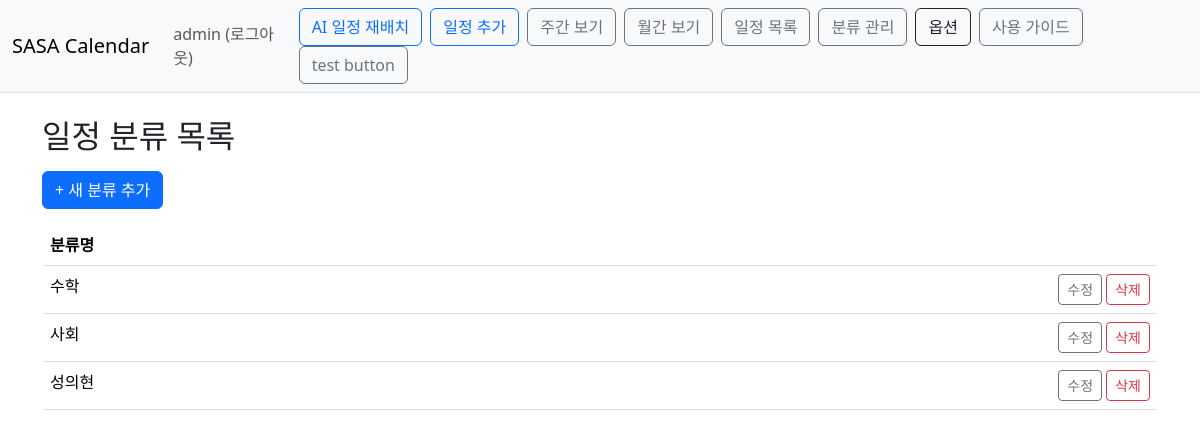
The app's page /calendar/schedule-type/list/ (signed in), older data.
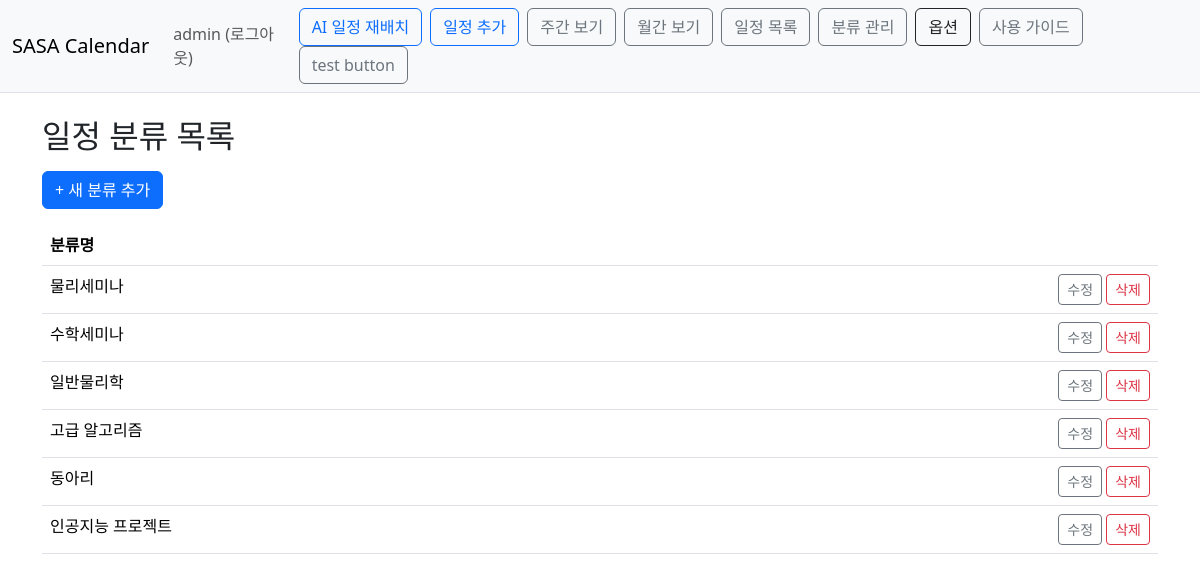
The same page, newer data.
### Calendar/models.py (models this page shows, shortened)
class ScheduleType(models.Model):
    name=models.CharField(max_length=50,blank=True)
    owner=models.ForeignKey(User, on_delete=models.CASCADE)

### Calendar/views.py (the view)
# urls.py: path('schedule-type/list/', views.schedule_type_list, name='schedule_type_list'),
@login_required(login_url='common:login')
def schedule_type_list(request):
    types = ScheduleType.objects.filter(owner=request.user)
    return render(request, 'calendar/schedule_type_list.html', {'types': types,'has_ai_session': 'ai_result_json' in request.session})

### templates/calendar/schedule_type_list.html
{% extends 'base.html' %}
{% block content %}
<div class="container py-4">
  <h2 class="mb-3">일정 분류 목록</h2>
  <a href="{% url 'calendar:schedule_type_create' %}" class="btn btn-primary mb-3">+ 새 분류 추가</a>
  <table class="table table-hover">
    <thead>
      <tr>
        <th>분류명</th>
        <th></th>
      </tr>
    </thead>
    <tbody>
      {% for t in types %}
      <tr>
        <td>{{ t.name }}</td>
        <td class="text-end">
          <a href="{% url 'calendar:schedule_type_edit' t.pk %}" class="btn btn-sm btn-outline-secondary">수정</a>
          <a href="{% url 'calendar:schedule_type_delete' t.pk %}" class="btn btn-sm btn-outline-danger">삭제</a>
        </td>
      </tr>
      {% empty %}
      <tr><td colspan="2" class="text-muted">아직 등록된 일정 분류가 없습니다.</td></tr>
      {% endfor %}
    </tbody>
  </table>
</div>
{% endblock %}

Row changes from the older to the newer data that the page shows:
removed ScheduleType: name "수학"
removed ScheduleType: name "사회"
removed ScheduleType: name "성의현"
added ScheduleType: name "물리세미나"
added ScheduleType: name "수학세미나"
added ScheduleType: name "일반물리학"
added ScheduleType: name "고급 알고리즘"
added ScheduleType: name "동아리"
added ScheduleType: name "인공지능 프로젝트"
